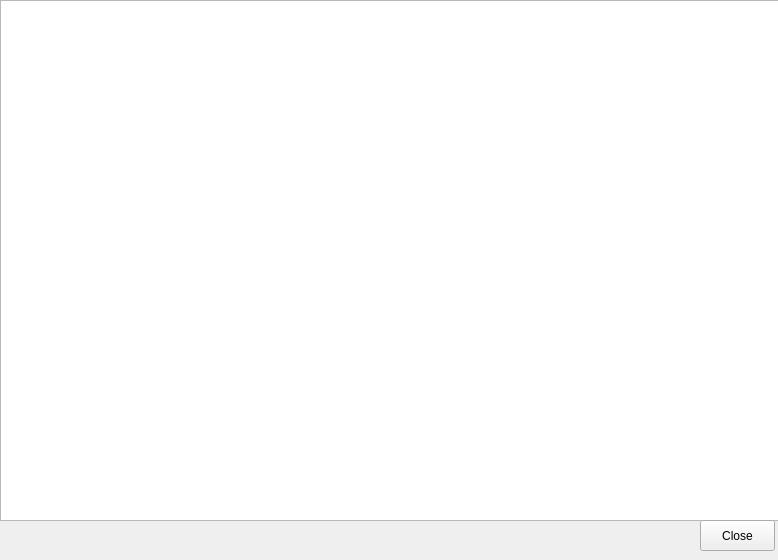
<?xml version="1.0" encoding="UTF-8"?>
<ui version="4.0">
 <class>ViewNote</class>
 <widget class="QWidget" name="ViewNote">
  <property name="geometry">
   <rect>
    <x>0</x>
    <y>0</y>
    <width>778</width>
    <height>560</height>
   </rect>
  </property>
  <property name="windowTitle">
   <string>Vew Note</string>
  </property>
  <widget class="QTextEdit" name="tENote">
   <property name="geometry">
    <rect>
     <x>0</x>
     <y>0</y>
     <width>781</width>
     <height>521</height>
    </rect>
   </property>
  </widget>
  <widget class="QPushButton" name="pushButton">
   <property name="geometry">
    <rect>
     <x>700</x>
     <y>520</y>
     <width>75</width>
     <height>31</height>
    </rect>
   </property>
   <property name="text">
    <string>Close</string>
   </property>
  </widget>
 </widget>
 <resources/>
 <connections>
  <connection>
   <sender>pushButton</sender>
   <signal>clicked()</signal>
   <receiver>ViewNote</receiver>
   <slot>close()</slot>
   <hints>
    <hint type="sourcelabel">
     <x>737</x>
     <y>542</y>
    </hint>
    <hint type="destinationlabel">
     <x>945</x>
     <y>546</y>
    </hint>
   </hints>
  </connection>
 </connections>
</ui>
